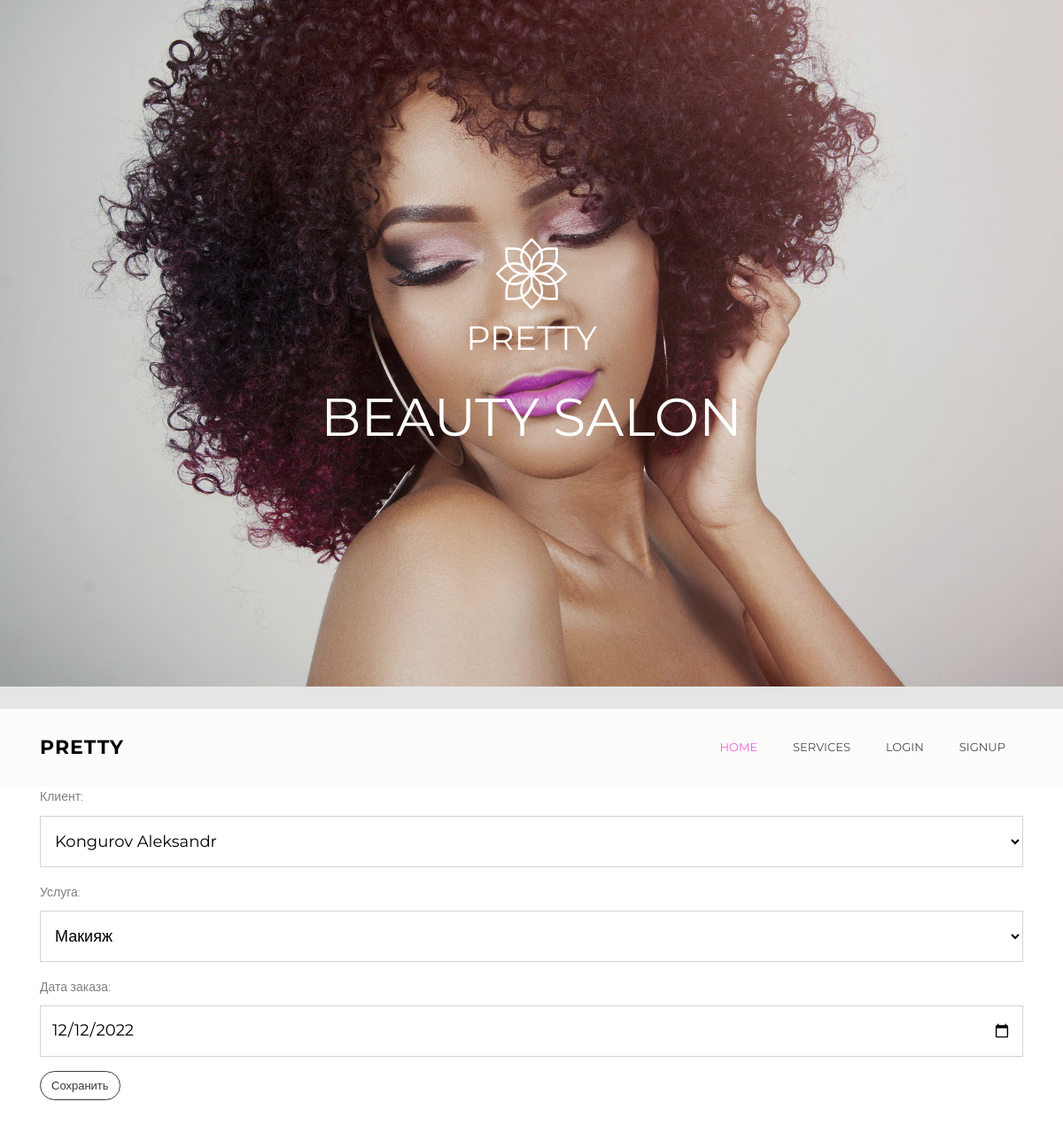
The page /edit_order/2 on the database its author committed.
### accounts/models.py (models this page shows, shortened)
class Orders(models.Model):
    client = models.ForeignKey(Users, on_delete=models.CASCADE, verbose_name='Клиент', null=True, blank=True)
    types_of_services = models.ForeignKey(Types_of_services, on_delete=models.CASCADE, verbose_name='Услуга', null=True,
                                          blank=True)
    date = models.DateField(verbose_name='Дата заказа', null=True, blank=True, default=timezone.now)

### accounts/views.py (the view)
# urls.py: path('edit_order/<int:pk>', views.EditOrder.as_view(), name='edit_order'),
class EditOrder(UpdateView):
    model = Orders
    form_class = OrderForm
    template_name = 'edit_order.html'
    success_url = reverse_lazy('orders')

### accounts/forms.py
class OrderForm(ModelForm):
    class Meta:
        model = Orders
        fields = '__all__'
        widgets = {
            'client': forms.Select(
                attrs={'class': 'form-control', 'placeholder': 'Выберите пользователя', 'disabled': True}),
            'types_of_services': forms.Select(attrs={'class': 'form-control', 'visibility': 'hidden'}),
            'date': forms.DateInput(attrs={'class': 'form-control', 'type': 'date', 'placeholder': 'гггг-мм-дд'}),
        }

### accounts/models.py (called while the page is built)
    def __str__(self):
        return u'{} {}'.format(self.last_name, self.first_name, self.patronymic)

    def __str__(self):
        return self.name

### accounts/templates/edit_order.html (shortened to what this page needs)
{% extends "navbar.html" %}
{% load static %}
{% block content %}
<div class="container" style="margin-bottom: 10%;">
    <form method="post">
        {{ form.as_p }}
        <div class="btn-group">
            <button type="submit" class="btn-outline-dark btn" class="save btn btn-default" style="margin:0px;" >Сохранить</button>
        </div>
    </form>
</div>
{% endblock %}

### rows shown on the page
Orders: client "Kongurov Aleksandr", types_of_services "Макияж", date "12/12/2022"
